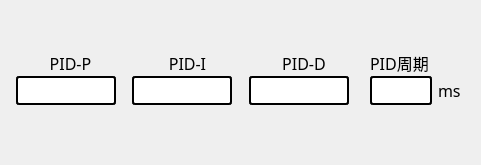
          <widget class="QWidget" name="widget_4_1" native="true">
           <property name="styleSheet">
            <string notr="true">#widget_4_1{border:4px solid rgb(141, 167, 219);
border-radius:5px;}</string>
           </property>
           <layout class="QHBoxLayout" name="horizontalLayout_22" stretch="1,1,1,1">
            <item>
             <widget class="QWidget" name="widget_24" native="true">
              <layout class="QVBoxLayout" name="verticalLayout_8">
               <property name="spacing">
                <number>1</number>
               </property>
               <property name="leftMargin">
                <number>0</number>
               </property>
               <property name="topMargin">
                <number>0</number>
               </property>
               <property name="rightMargin">
                <number>0</number>
               </property>
               <property name="bottomMargin">
                <number>0</number>
               </property>
               <item>
                <spacer name="verticalSpacer_13">
                 <property name="orientation">
                  <enum>Qt::Vertical</enum>
                 </property>
                 <property name="sizeHint" stdset="0">
                  <size>
                   <width>20</width>
                   <height>40</height>
                  </size>
                 </property>
                </spacer>
               </item>
               <item>
                <widget class="QWidget" name="widget_25" native="true">
                 <layout class="QHBoxLayout" name="horizontalLayout_23">
                  <property name="spacing">
                   <number>0</number>
                  </property>
                  <property name="leftMargin">
                   <number>9</number>
                  </property>
                  <property name="topMargin">
                   <number>0</number>
                  </property>
                  <property name="rightMargin">
                   <number>0</number>
                  </property>
                  <property name="bottomMargin">
                   <number>0</number>
                  </property>
                  <item>
                   <widget class="QLabel" name="label_19">
                    <property name="font">
                     <font>
                      <family>微软雅黑</family>
                      <pointsize>12</pointsize>
                     </font>
                    </property>
                    <property name="text">
                     <string>PID-P</string>
                    </property>
                    <property name="alignment">
                     <set>Qt::AlignCenter</set>
                    </property>
                   </widget>
                  </item>
                 </layout>
                </widget>
               </item>
               <item>
                <widget class="QWidget" name="widget_26" native="true">
                 <layout class="QHBoxLayout" name="horizontalLayout_24">
                  <property name="leftMargin">
                   <number>0</number>
                  </property>
                  <property name="topMargin">
                   <number>0</number>
                  </property>
                  <property name="rightMargin">
                   <number>0</number>
                  </property>
                  <item>
                   <widget class="QLineEdit" name="lineEdit_pidp">
                    <property name="minimumSize">
                     <size>
                      <width>100</width>
                      <height>0</height>
                     </size>
                    </property>
                    <property name="maximumSize">
                     <size>
                      <width>65</width>
                      <height>16777215</height>
                     </size>
                    </property>
                    <property name="font">
                     <font>
                      <family>微软雅黑</family>
                      <pointsize>12</pointsize>
                     </font>
                    </property>
                    <property name="styleSheet">
                     <string notr="true">border:2px solid rgb(0, 0, 0);
border-radius:3px;</string>
                    </property>
                    <property name="text">
                     <string/>
                    </property>
                   </widget>
                  </item>
                 </layout>
                </widget>
               </item>
               <item>
                <spacer name="verticalSpacer_14">
                 <property name="orientation">
                  <enum>Qt::Vertical</enum>
                 </property>
                 <property name="sizeHint" stdset="0">
                  <size>
                   <width>20</width>
                   <height>40</height>
                  </size>
                 </property>
                </spacer>
               </item>
              </layout>
             </widget>
            </item>
            <item>
             <widget class="QWidget" name="widget_27" native="true">
              <layout class="QVBoxLayout" name="verticalLayout_9">
               <property name="spacing">
                <number>1</number>
               </property>
               <property name="leftMargin">
                <number>0</number>
               </property>
               <property name="topMargin">
                <number>0</number>
               </property>
               <property name="rightMargin">
                <number>0</number>
               </property>
               <property name="bottomMargin">
                <number>0</number>
               </property>
               <item>
                <spacer name="verticalSpacer_15">
                 <property name="orientation">
                  <enum>Qt::Vertical</enum>
                 </property>
                 <property name="sizeHint" stdset="0">
                  <size>
                   <width>20</width>
                   <height>40</height>
                  </size>
                 </property>
                </spacer>
               </item>
               <item>
                <widget class="QWidget" name="widget_28" native="true">
                 <layout class="QHBoxLayout" name="horizontalLayout_25">
                  <property name="spacing">
                   <number>0</number>
                  </property>
                  <property name="leftMargin">
                   <number>10</number>
                  </property>
                  <property name="topMargin">
                   <number>0</number>
                  </property>
                  <property name="rightMargin">
                   <number>0</number>
                  </property>
                  <property name="bottomMargin">
                   <number>0</number>
                  </property>
                  <item>
                   <widget class="QLabel" name="label_21">
                    <property name="font">
                     <font>
                      <family>微软雅黑</family>
                      <pointsize>12</pointsize>
                     </font>
                    </property>
                    <property name="text">
                     <string>PID-I</string>
                    </property>
                    <property name="alignment">
                     <set>Qt::AlignCenter</set>
                    </property>
                   </widget>
                  </item>
                 </layout>
                </widget>
               </item>
               <item>
                <widget class="QWidget" name="widget_29" native="true">
                 <layout class="QHBoxLayout" name="horizontalLayout_26">
                  <property name="leftMargin">
                   <number>0</number>
                  </property>
                  <property name="topMargin">
                   <number>0</number>
                  </property>
                  <property name="rightMargin">
                   <number>0</number>
                  </property>
                  <item>
                   <widget class="QLineEdit" name="lineEdit_pidi">
                    <property name="minimumSize">
                     <size>
                      <width>100</width>
                      <height>0</height>
                     </size>
                    </property>
                    <property name="maximumSize">
                     <size>
                      <width>65</width>
                      <height>16777215</height>
                     </size>
                    </property>
                    <property name="font">
                     <font>
                      <family>微软雅黑</family>
                      <pointsize>12</pointsize>
                     </font>
                    </property>
                    <property name="styleSheet">
                     <string notr="true">border:2px solid rgb(0, 0, 0);
border-radius:3px;</string>
                    </property>
                    <property name="text">
                     <string/>
                    </property>
                   </widget>
                  </item>
                 </layout>
                </widget>
               </item>
               <item>
                <spacer name="verticalSpacer_16">
                 <property name="orientation">
                  <enum>Qt::Vertical</enum>
                 </property>
                 <property name="sizeHint" stdset="0">
                  <size>
                   <width>20</width>
                   <height>40</height>
                  </size>
                 </property>
                </spacer>
               </item>
              </layout>
             </widget>
            </item>
            <item>
             <widget class="QWidget" name="widget_30" native="true">
              <layout class="QVBoxLayout" name="verticalLayout_10">
               <property name="spacing">
                <number>1</number>
               </property>
               <property name="leftMargin">
                <number>0</number>
               </property>
               <property name="topMargin">
                <number>0</number>
               </property>
               <property name="rightMargin">
                <number>0</number>
               </property>
               <property name="bottomMargin">
                <number>0</number>
               </property>
               <item>
                <spacer name="verticalSpacer_17">
                 <property name="orientation">
                  <enum>Qt::Vertical</enum>
                 </property>
                 <property name="sizeHint" stdset="0">
                  <size>
                   <width>20</width>
                   <height>40</height>
                  </size>
                 </property>
                </spacer>
               </item>
               <item>
                <widget class="QWidget" name="widget_31" native="true">
                 <layout class="QHBoxLayout" name="horizontalLayout_27">
                  <property name="spacing">
                   <number>0</number>
                  </property>
                  <property name="leftMargin">
                   <number>10</number>
                  </property>
                  <property name="topMargin">
                   <number>0</number>
                  </property>
                  <property name="rightMargin">
                   <number>0</number>
                  </property>
                  <property name="bottomMargin">
                   <number>0</number>
                  </property>
                  <item>
                   <widget class="QLabel" name="label_23">
                    <property name="font">
                     <font>
                      <family>微软雅黑</family>
                      <pointsize>12</pointsize>
                     </font>
                    </property>
                    <property name="text">
                     <string>PID-D</string>
                    </property>
                    <property name="alignment">
                     <set>Qt::AlignCenter</set>
                    </property>
                   </widget>
                  </item>
                 </layout>
                </widget>
               </item>
               <item>
                <widget class="QWidget" name="widget_32" native="true">
                 <layout class="QHBoxLayout" name="horizontalLayout_28">
                  <property name="leftMargin">
                   <number>0</number>
                  </property>
                  <property name="topMargin">
                   <number>0</number>
                  </property>
                  <property name="rightMargin">
                   <number>0</number>
                  </property>
                  <item>
                   <widget class="QLineEdit" name="lineEdit_pidd">
                    <property name="minimumSize">
                     <size>
                      <width>100</width>
                      <height>0</height>
                     </size>
                    </property>
                    <property name="maximumSize">
                     <size>
                      <width>65</width>
                      <height>16777215</height>
                     </size>
                    </property>
                    <property name="font">
                     <font>
                      <family>微软雅黑</family>
                      <pointsize>12</pointsize>
                     </font>
                    </property>
                    <property name="styleSheet">
                     <string notr="true">border:2px solid rgb(0, 0, 0);
border-radius:3px;</string>
                    </property>
                    <property name="text">
                     <string/>
                    </property>
                   </widget>
                  </item>
                 </layout>
                </widget>
               </item>
               <item>
                <spacer name="verticalSpacer_18">
                 <property name="orientation">
                  <enum>Qt::Vertical</enum>
                 </property>
                 <property name="sizeHint" stdset="0">
                  <size>
                   <width>20</width>
                   <height>40</height>
                  </size>
                 </property>
                </spacer>
               </item>
              </layout>
             </widget>
            </item>
            <item>
             <widget class="QWidget" name="widget_57" native="true">
              <layout class="QVBoxLayout" name="verticalLayout_19">
               <property name="spacing">
                <number>1</number>
               </property>
               <property name="leftMargin">
                <number>0</number>
               </property>
               <property name="topMargin">
                <number>0</number>
               </property>
               <property name="rightMargin">
                <number>0</number>
               </property>
               <property name="bottomMargin">
                <number>0</number>
               </property>
               <item>
                <spacer name="verticalSpacer_35">
                 <property name="orientation">
                  <enum>Qt::Vertical</enum>
                 </property>
                 <property name="sizeHint" stdset="0">
                  <size>
                   <width>20</width>
                   <height>40</height>
                  </size>
                 </property>
                </spacer>
               </item>
               <item>
                <widget class="QWidget" name="widget_58" native="true">
                 <layout class="QHBoxLayout" name="horizontalLayout_50">
                  <property name="spacing">
                   <number>0</number>
                  </property>
                  <property name="leftMargin">
                   <number>10</number>
                  </property>
                  <property name="topMargin">
                   <number>0</number>
                  </property>
                  <property name="rightMargin">
                   <number>0</number>
                  </property>
                  <property name="bottomMargin">
                   <number>0</number>
                  </property>
                  <item>
                   <widget class="QLabel" name="label_41">
                    <property name="font">
                     <font>
                      <family>微软雅黑</family>
                      <pointsize>12</pointsize>
                     </font>
                    </property>
                    <property name="text">
                     <string>PID周期</string>
                    </property>
                   </widget>
                  </item>
                  <item>
                   <spacer name="horizontalSpacer_22">
                    <property name="orientation">
                     <enum>Qt::Horizontal</enum>
                    </property>
                    <property name="sizeHint" stdset="0">
                     <size>
                      <width>72</width>
                      <height>20</height>
                     </size>
                    </property>
                   </spacer>
                  </item>
                 </layout>
                </widget>
               </item>
               <item>
                <widget class="QWidget" name="widget_59" native="true">
                 <layout class="QHBoxLayout" name="horizontalLayout_51">
                  <property name="leftMargin">
                   <number>10</number>
                  </property>
                  <property name="topMargin">
                   <number>0</number>
                  </property>
                  <item>
                   <widget class="QLineEdit" name="lineEdit_tpid">
                    <property name="minimumSize">
                     <size>
                      <width>50</width>
                      <height>0</height>
                     </size>
                    </property>
                    <property name="maximumSize">
                     <size>
                      <width>65</width>
                      <height>16777215</height>
                     </size>
                    </property>
                    <property name="font">
                     <font>
                      <family>微软雅黑</family>
                      <pointsize>12</pointsize>
                     </font>
                    </property>
                    <property name="styleSheet">
                     <string notr="true">border:2px solid rgb(0, 0, 0);
border-radius:3px;</string>
                    </property>
                    <property name="text">
                     <string/>
                    </property>
                   </widget>
                  </item>
                  <item>
                   <widget class="QLabel" name="label_42">
                    <property name="font">
                     <font>
                      <family>微软雅黑</family>
                      <pointsize>12</pointsize>
                     </font>
                    </property>
                    <property name="text">
                     <string>ms</string>
                    </property>
                   </widget>
                  </item>
                 </layout>
                </widget>
               </item>
               <item>
                <spacer name="verticalSpacer_36">
                 <property name="orientation">
                  <enum>Qt::Vertical</enum>
                 </property>
                 <property name="sizeHint" stdset="0">
                  <size>
                   <width>20</width>
                   <height>40</height>
                  </size>
                 </property>
                </spacer>
               </item>
              </layout>
             </widget>
            </item>
           </layout>
          </widget>
